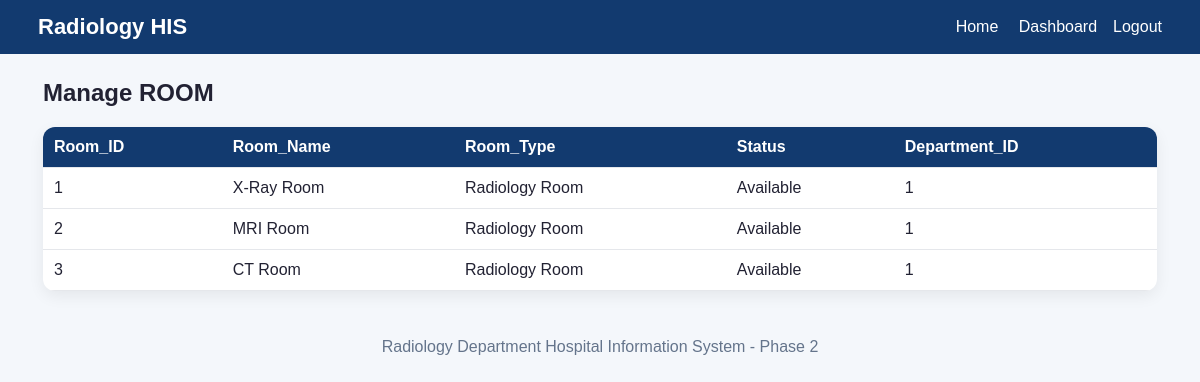
/manage.php?table=ROOM (signed in), run on the app's committed database.
### tables this page shows
CREATE TABLE ROOM (
    Room_ID INT PRIMARY KEY AUTO_INCREMENT,
    Room_Name VARCHAR(100) NOT NULL,
    Room_Type VARCHAR(50),
    Status VARCHAR(30),
    Department_ID INT NOT NULL,
    FOREIGN KEY (Department_ID) REFERENCES DEPARTMENT(Department_ID)
);

### db.php (called while the page is built, shortened)
<?php
function esc($v){ return htmlspecialchars((string)$v, ENT_QUOTES, 'UTF-8'); }
?>

### manage.php (the view)
<?php include 'db.php'; require_role('Admin'); $allowed=['PATIENT','DOCTOR','NURSE','ROOM','RADIOLOGY_TEST','APPOINTMENT','PAYMENT','FILE_UPLOAD','MEDICAL_STATUS','RADIOLOGY_REPORT']; $table=in_array($_GET['table']??'', $allowed)?$_GET['table']:'PATIENT'; $page_title='Manage '.$table; include 'header.php'; ?>
<h2>Manage <?=esc($table)?></h2><table><?php $res=$conn->query("SELECT * FROM $table LIMIT 100"); if($res){ $fields=$res->fetch_fields(); echo '<tr>'; foreach($fields as $f) echo '<th>'.esc($f->name).'</th>'; echo '</tr>'; while($row=$res->fetch_assoc()){ echo '<tr>'; foreach($fields as $f) echo '<td>'.esc($row[$f->name]).'</td>'; echo '</tr>'; }} ?></table><?php include 'footer.php'; ?>

### header.php (shortened to what this page needs)
<!DOCTYPE html><html><head><meta charset="UTF-8"><meta name="viewport" content="width=device-width, initial-scale=1.0">
<title><?php echo esc($page_title); ?></title><link rel="stylesheet" href="assets/style.css"></head><body>
<nav class="navbar"><a class="brand" href="index.php">Radiology HIS</a><div>
<a href="index.php">Home</a>
<?php if(isset($_SESSION['user_id'])): ?>
<a href="<?php echo strtolower($_SESSION['role']); ?>_dashboard.php">Dashboard</a><a href="logout.php">Logout</a>
<?php else: ?><a href="login.php">Login</a><a href="register.php">Register</a><?php endif; ?>
</div></nav><main class="container">

### footer.php
</main><footer>Radiology Department Hospital Information System - Phase 2</footer><script src="assets/script.js"></script></body></html>

### assets/style.css (style rules this page uses)
* { box-sizing:border-box }
body { margin:0;font-family:Arial,sans-serif;background:#f4f7fb;color:#223 }
.navbar { background:#123a6f;color:white;padding:14px 30px;display:flex;justify-content:space-between;align-items:center }
.navbar a { color:white;text-decoration:none;margin:0 8px }
.brand { font-weight:bold;font-size:22px }
.container { max-width:1150px;margin:25px auto;padding:0 18px }
table { width:100%;border-collapse:collapse;background:white;border-radius:12px;overflow:hidden;box-shadow:0 5px 16px #0001 }
th,td { padding:11px;border-bottom:1px solid #e5e7eb;text-align:left }
th { background:#123a6f;color:white }
footer { text-align:center;padding:22px;color:#64748b }

### data on the page
room: Room_ID "1", Room_Name "X-Ray Room", Room_Type "Radiology Room", Status "Available", Department_ID "1"
room: Room_ID "2", Room_Name "MRI Room", Room_Type "Radiology Room", Status "Available", Department_ID "1"
room: Room_ID "3", Room_Name "CT Room", Room_Type "Radiology Room", Status "Available", Department_ID "1"

### other printed values
$table "ROOM"
$f->name "Room_ID"
$f->name "Room_Name"
$f->name "Room_Type"
$f->name "Status"
$f->name "Department_ID"
